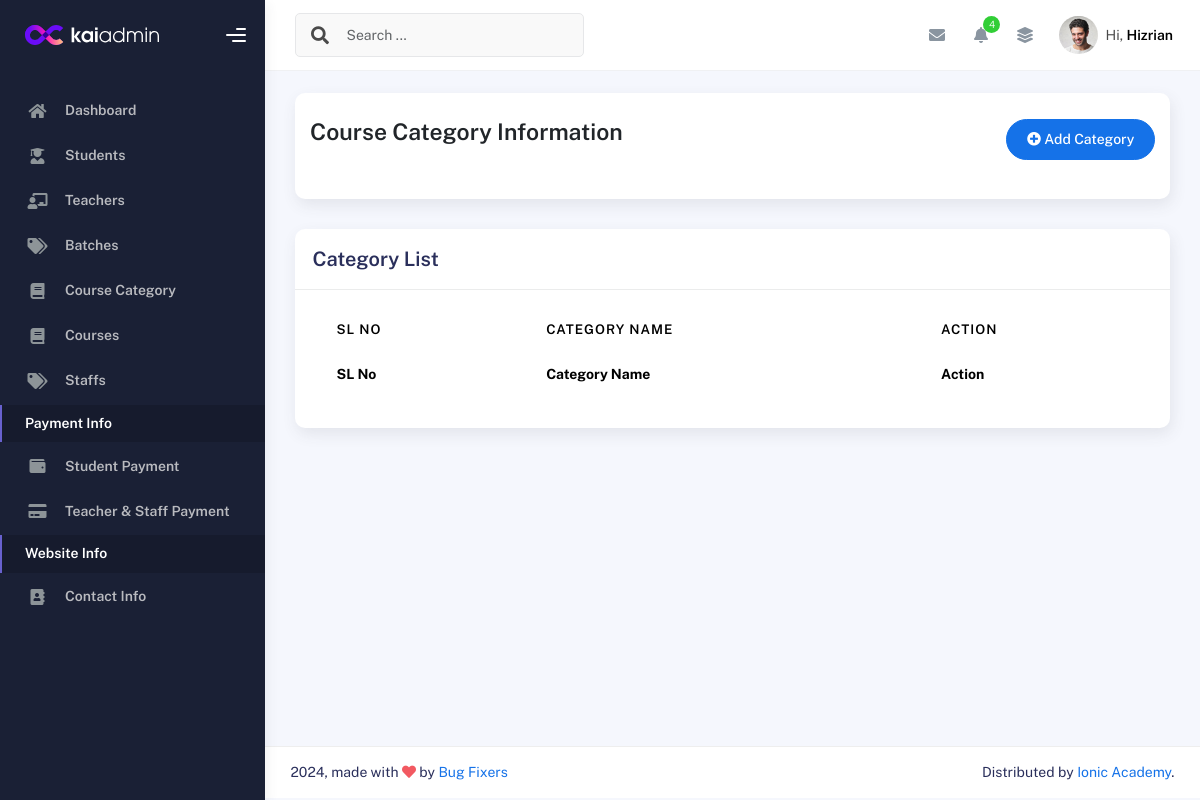
Page /categorylist/ (signed in) on the earlier database version.
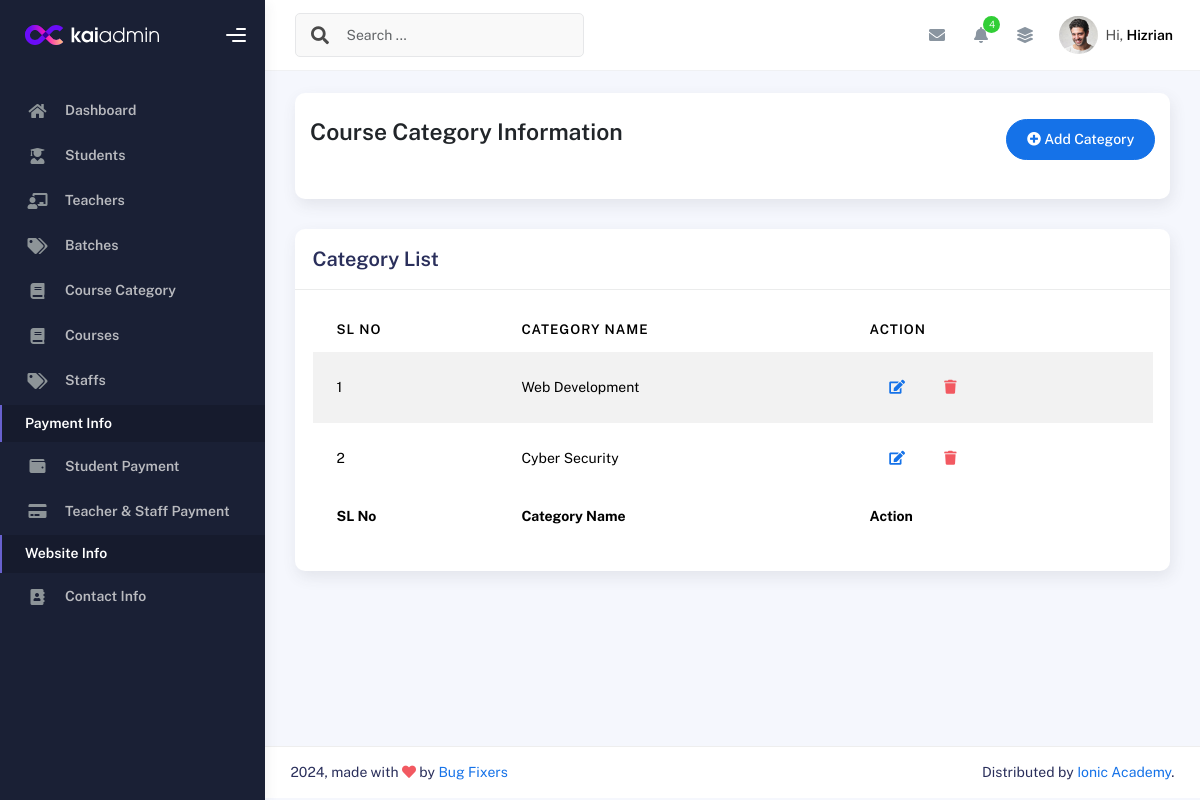
Same page on the later database version.
### IMSapp/models.py (models this page shows, shortened)
class CourseCategoryModel(models.Model):
    CategoryName = models.CharField(max_length=100,null=True)

### IMSapp/courseviews.py (the view)
# urls.py: path('categorylist/',categorylist,name="categorylist"),
@login_required
def categorylist(request):
    categorydata = CourseCategoryModel.objects.all()
    return render(request,'courses/categorylist.html',{'categorydata':categorydata})

### IMSapp/templates/courses/categorylist.html
{% extends "profilemaster/master.html" %}
{% block content %}
<div class="col-sm-12 col-md-12">
    <div class="card card-stats card-round">
        <div class="card-body">
            <div class="d-flex align-items-left align-items-md-center flex-column flex-md-row pt-2 pb-4">
                <div>
                    <h3 class="fw-bold mb-3">Course Category Information</h3>
                </div>
                <div class="ms-md-auto py-2 py-md-0">
                    <a href="{% url 'addcategory' %}" class="btn btn-primary btn-round"><i class="fas fa-plus-circle"></i> Add Category</a>
                </div>
            </div>
        </div>
    </div>
</div>
<div class="col-md-12">
    <div class="card">
      <div class="card-header">
        <h4 class="card-title">Category List</h4>
      </div>
      <div class="card-body">
        <div class="table-responsive">
          <table id="basic-datatables" class="display table table-striped table-hover">
            <thead>
              <tr>
                <th>SL No</th>
                <th>Category Name</th>
                <th>Action</th>
              </tr>
            </thead>
            <tfoot>
              <tr>
                <th>SL No</th>
                <th>Category Name</th>
                <th>Action</th>
              </tr>
            </tfoot>
            <tbody>
              {% for i in categorydata %}
                <tr>
                  <td>{{forloop.counter}}</td>
                  <td>{{i.CategoryName}}</td>
                  <td>
                    <div class="form-button-action">
                      <a href="{% url 'editcategory' i.id %}" class="btn btn-link btn-primary btn-md">
                        <i class="fa fa-edit"></i>
                      </a>
                      <a href="{% url 'deletecategory' i.id %}" class="btn btn-link btn-danger btn-md">
                        <i class="fa fa-trash"></i>
                      </a>
                    </div>
                  </td>
                </tr>
              {% endfor %}
            </tbody>
          </table>
        </div>
      </div>
    </div>
  </div>
{% endblock content %}

### IMSapp/templates/profilemaster/master.html (shortened to what this page needs)
{% load static %}
<!DOCTYPE html>
<html lang="en">
<head>
  <link rel="stylesheet" href="{% static 'profileassets/css/bootstrap.min.css' %}" />
  <link rel="stylesheet" href="{% static 'profileassets/css/plugins.min.css' %}" />
  <link rel="stylesheet" href="{% static 'profileassets/css/kaiadmin.min.css' %}" />
  <link rel="stylesheet" href="{% static 'profileassets/css/demo.css' %}" />
</head>
<body>
  <div class="wrapper">
    {% include 'profilemaster/sidebar.html' %}
    <div class="main-panel">
        {% include 'profilemaster/header.html' %}
    <div class="container">
      <div class="page-inner">
        {% block content %}
        {% endblock content %}
        </div>
      </div>
        {% include 'profilemaster/footer.html' %}
    </div>
  </div>
</body>
</html>

### IMSapp/templates/profilemaster/sidebar.html (shortened to what this page needs)
{% load static %}
<div class="sidebar" data-background-color="dark">
  <div class="sidebar-logo">
    <div class="logo-header" data-background-color="dark">
      <a href="index.html" class="logo">
        <img src="{% static 'profileassets/img/kaiadmin/logo_light.svg' %}" alt="navbar brand" class="navbar-brand"
          height="20" />
      </a>
      <div class="nav-toggle">
        <button class="btn btn-toggle toggle-sidebar">
          <i class="gg-menu-right"></i>
        </button>
      </div>
    </div>
  </div>
  <div class="sidebar-wrapper scrollbar scrollbar-inner">
    <div class="sidebar-content">
      <ul class="nav nav-secondary">
        <li class="nav-item">
          <a href="{% url 'dashboard' %}">
            <i class="fas fa-home"></i>
            <p>Dashboard</p>
          </a>
        </li>
        <li class="nav-item">
          <a href="{% url 'studentList' %}">
            <i class="fas fa-user-graduate"></i>
            <p>Students</p>
          </a>
        </li>
        <li class="nav-item">
          <a href="{% url 'teacherlist' %}">
            <i class="fas fa-chalkboard-teacher"></i>
            <p>Teachers</p>
          </a>
        </li>
        <li class="nav-item">
          <a href="{% url 'batchlist' %}">
            <i class="fas fa-tags"></i>
            <p>Batches</p>
          </a>
        </li>
        <li class="nav-item">
          <a href="{% url 'categorylist' %}" >
            <i class="fas fa-book"></i>
            <p>Course Category</p>
          </a>
        </li>
        <li class="nav-item">
          <a href="{% url 'courselist' %}" >
            <i class="fas fa-book"></i>
            <p>Courses</p>
          </a>
        </li>
      <li class="nav-item">
        <a href="{% url 'stafflist' %}">
          <i class="fas fa-tags"></i>
          <p>Staffs</p>
        </a>
      </li>
        <li class="nav-item active">
          <a>
            <p>Payment Info</p>
          </a>
        </li>
        <li class="nav-item">
          <a data-bs-toggle="collapse" href="" class="collapsed" aria-expanded="false">
            <i class="fas fa-wallet"></i>
            <p>Student Payment</p>
          </a>
        </li>
        <li class="nav-item">
          <a data-bs-toggle="collapse" href="" class="collapsed" aria-expanded="false">
            <i class="fas fa-credit-card"></i>
            <p>Teacher & Staff Payment</p>
          </a>
        </li>
        <li class="nav-item active">
          <a>
            <p>Website Info</p>
          </a>
        </li>
        <li class="nav-item">
          <a href="{% url 'contactlist' %}">
            <i class="fas fa-address-book"></i>
            <p>Contact Info</p>
          </a>
        </li>
      </ul>
    </div>
  </div>
</div>

### IMSapp/templates/profilemaster/header.html (shortened to what this page needs)
{% load static %}
<div class="main-header">
    <nav class="navbar navbar-header navbar-header-transparent navbar-expand-lg border-bottom">
      <div class="container-fluid">
        <nav class="navbar navbar-header-left navbar-expand-lg navbar-form nav-search p-0 d-none d-lg-flex">
          <div class="input-group">
            <div class="input-group-prepend">
              <button type="submit" class="btn btn-search pe-1">
                <i class="fa fa-search search-icon"></i>
              </button>
            </div>
            <input type="text" placeholder="Search ..." class="form-control" />
          </div>
        </nav>
        <ul class="navbar-nav topbar-nav ms-md-auto align-items-center">
          <li class="nav-item topbar-icon dropdown hidden-caret">
            <a class="nav-link dropdown-toggle" href="#" id="messageDropdown" role="button"
              data-bs-toggle="dropdown" aria-haspopup="true" aria-expanded="false">
              <i class="fa fa-envelope"></i>
            </a>
          </li>
          <li class="nav-item topbar-icon dropdown hidden-caret">
            <a class="nav-link dropdown-toggle" href="#" id="notifDropdown" role="button" data-bs-toggle="dropdown"
              aria-haspopup="true" aria-expanded="false">
              <i class="fa fa-bell"></i>
              <span class="notification">4</span>
            </a>
          </li>
          <li class="nav-item topbar-icon dropdown hidden-caret">
            <a class="nav-link" data-bs-toggle="dropdown" href="#" aria-expanded="false">
              <i class="fas fa-layer-group"></i>
            </a>
          </li>
          <li class="nav-item topbar-user dropdown hidden-caret">
            <a class="dropdown-toggle profile-pic" data-bs-toggle="dropdown" href="#" aria-expanded="false">
              <div class="avatar-sm">
                <img src="{% static 'profileassets/img/profile.jpg' %}" alt="..." class="avatar-img rounded-circle" />
              </div>
              <span class="profile-username">
                <span class="op-7">Hi,</span>
                <span class="fw-bold">Hizrian</span>
              </span>
            </a>
          </li>
        </ul>
      </div>
    </nav>
  </div>

### IMSapp/templates/profilemaster/footer.html
<footer class="footer">
    <div class="container-fluid d-flex justify-content-between">
      <div class="copyright">
        2024, made with <i class="fa fa-heart heart text-danger"></i> by
        <a href="">Bug Fixers</a>
      </div>
      <div>
        Distributed by
        <a target="_blank" href="">Ionic Academy</a>.
      </div>
    </div>
  </footer>

Differences in the rows shown:
added CourseCategoryModel: CategoryName "Web Development"
added CourseCategoryModel: CategoryName "Cyber Security"
